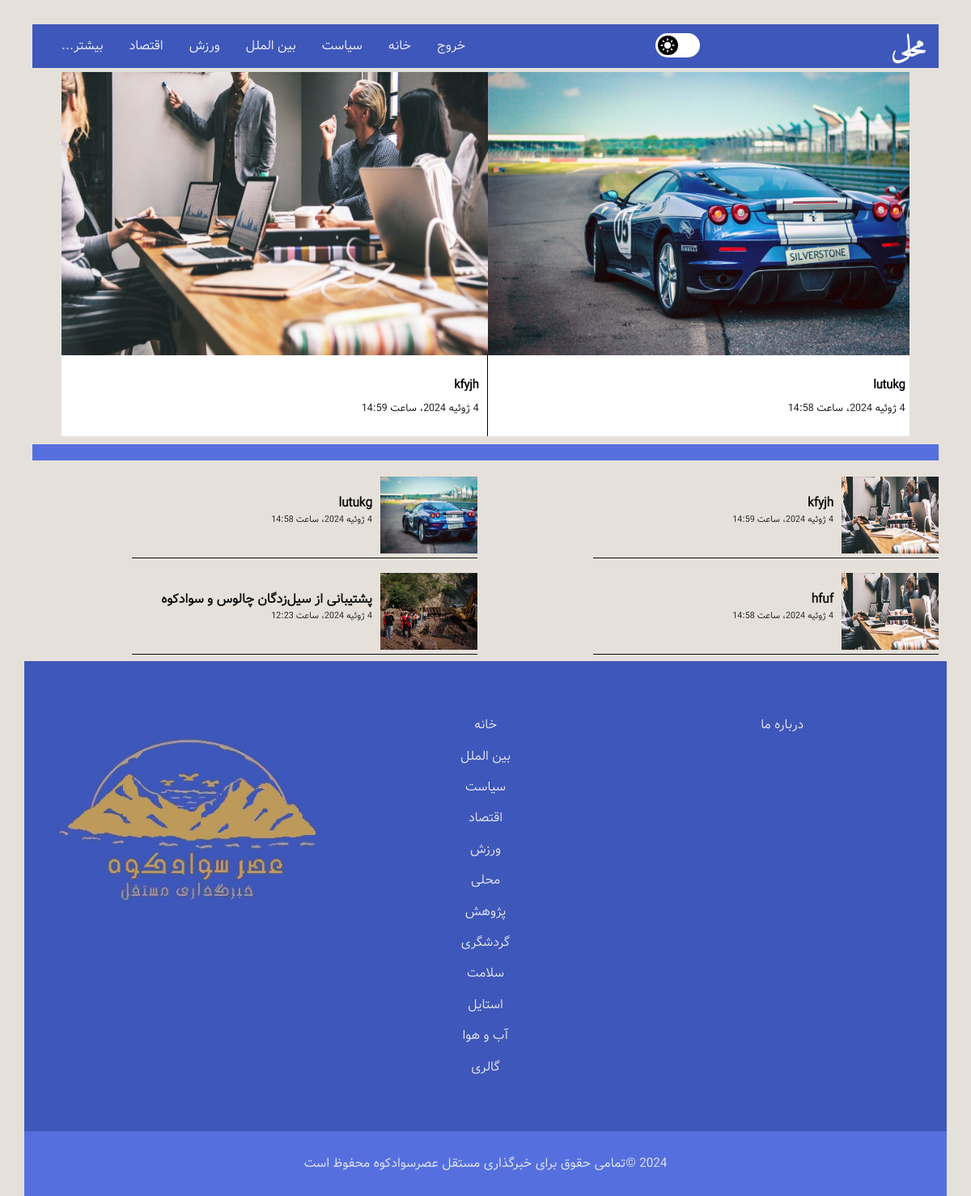
/local/ (signed in), run on the app's committed database.
### news/models.py (models this page shows, shortened)
class Article(models.Model):
    title = models.CharField(max_length=200, verbose_name='عنوان')
    category = models.ForeignKey(Category, on_delete=models.CASCADE, verbose_name='دسته بندی')
    cover_image = models.ImageField(upload_to='static/images', verbose_name='تصویر کاور', null=True, blank=True)
    content = models.TextField(verbose_name='محتوا')
    author = models.CharField(max_length=200, verbose_name='نویسنده')
    created_at = models.DateTimeField(auto_now_add=True, verbose_name='تاریخ ایجاد')
    slide_show = models.BooleanField(default=False, verbose_name='نمایش خبر در اسلایدر دسته بندی')
    is_urgent = models.BooleanField(default=False, verbose_name='نمایش خبر در اسلایدر صفحه اصلی')
    slug = models.SlugField(max_length=200, db_index=True, allow_unicode=True ,verbose_name='عنوان در url')
    is_active = models.BooleanField(default=False, verbose_name='قابل مشاهده / غیرقابل مشاهده')
    class Meta:
        verbose_name = 'خبر'
        verbose_name_plural = 'اخبار'

### news/views.py (the view)
# urls.py: path('local/', views.LocalListView.as_view(), name='local-page'),
class LocalListView(ListView):
    template_name = 'news/local.html'
    model = Article
    context_object_name = 'news'
    ordering = ['created_at']
    def get_queryset(self):
        return Article.objects.filter(category__url_title="local").filter(is_active=True).order_by('-id')

### template/news/local.html (shortened to what this page needs)
{% load static %}
<!DOCTYPE html>
<html class="no-js" lang="fa" dir="rtl">
<head>
    <link href="https://stackpath.bootstrapcdn.com/font-awesome/4.7.0/css/font-awesome.min.css" rel="stylesheet"
>
    <link rel="stylesheet" href="{% static 'css/normalize.css' %}">
    <link rel="stylesheet" href="{% static 'css/main.css' %}">
</head>
<body id="top" class="body_color">
    <div class="content-wrap main_color">
        <header role="banner">
          <section class="nav-section content_color1">
            <div class="logo">
              <a href="{% url 'home_page' %}" title="Frivizn logo">محلی</a>
            </div>
            <div id="DL_mode" class="bg_white">
              <div id="DL_btn" class="bg_black">
                  <img id="DL_status" src="{% static 'images/light.png' %}" alt="">
              </div>
            </div>
            <nav class="nav-menu" role="navigation">
              <ul class="nav-links">
                {% if request.user.is_authenticated %}
                  <li><a href="{% url 'logout_page' %}" title="logout">خروج</a></li>
                {% else %}
                  <li><a href="{% url 'register_page' %}" title="register">ورود / ثبت نام</a></li>
                {% endif %}
                <li><a href="{% url 'home_page' %}" title="Home">خانه</a></li>
                <li><a href="{% url 'politics-page' %}" title="Politics">سیاست</a></li>
                <li><a href="{% url 'world-page' %}" title="Business">بین الملل</a></li>
                <li><a href="{% url 'sport-page' %}" title="Sport">ورزش</a></li>
                <li><a href="{% url 'economy-page' %}" title="Business">اقتصاد</a></li>
                <li>
                  <a title="More">بیشتر...<span class="dropdown-toggle" aria-expanded="false"></span>
                    <span class="screen-reader-text">Expand child menu</span></a>
                </li>
              </ul>
            </nav>
          </section>
        </header>
        <main class="main" role="main">
          <section class="slider">
            <div class="main_container">
                <div class="slide_container" id="slide_container">
                    <div id="slides" class="slides">
                      {% for new in news %}
                        {% if new.slide_show %}
                          <a href="{% url 'article-detail' pk=new.id  %}">
                            <div class="slide" id="slide11">
                                <img src="{{ new.cover_image.url }}">
                                <div class="news_details">
                                  <h3>{{ new.title }}</h3>
                                  <p>{{ new.created_at }}</p>
                                </div>
                            </div>
                          </a>
                        {% endif %}
                      {% endfor %}
                    </div>
                </div>
            </div>
          </section>
          <section class="news" id="container">
            <h2 class="content_color2"></h2>
            {% for new in news %}
                <div class="story">
                  <a href="{% url 'article-detail' pk=new.id  %}">
                    <div class="story-img">
                {% if new.cover_image %}
                    <img src="{{ new.cover_image.url }}" alt="">
                {% else %}
                    <img src="{% static 'images/business4.jpg' %}" alt="news">
                {% endif %}
                    </div>
                    <div class="story-headline">
                      <h3 class="color_b">{{ new.title }}</h3>
                      <p class="exact-time color_b">{{ new.created_at }}</p>
                    </div>
                  </a>
                </div>
            {% endfor %}
          </section>
        </main>
        <div class="footer-links content_color1">
          <ul class="main-footer-links">
            <li><a href="{% url 'home_page' %}" title="Home">خانه</a></li>
            <li><a href="{% url 'world-page' %}" title="world">بین الملل</a></li>
            <li><a href="{% url 'politics-page' %}" title="Politics">سیاست</a></li>
            <li><a href="{% url 'economy-page' %}" title="Business">اقتصاد</a></li>
            <li><a href="{% url 'sport-page' %}" title="Sport">ورزش</a></li>
            <li><a href="{% url 'local-page' %}" title="Entertainment">محلی</a></li>
            <li><a href="{% url 'science-page' %}" title="Science">پژوهش</a></li>
            <li><a href="{% url 'travel-page' %}" title="Travel">گردشگری</a></li>
            <li><a href="{% url 'health-page' %}" title="Health">سلامت</a></li>
            <li><a href="{% url 'style-page' %}" title="Style">استایل</a></li>
            <li><a href="{% url 'weather-page' %}" title="Weather">آب و هوا</a></li>
            <li><a href="{% url 'gallery-page' %}" title="Video">گالری</a></li>
          </ul>
          <ul class="info-links">
            <li><a href="{% url 'about_page' %}" title="About Us">درباره ما</a></li>
          </ul>
          <img class="footer-logo" src="{% static 'images/logo.jpg' %}" alt="">
        </div>
        <footer class="content_color2" role="contentinfo">
          <p class="content_color2">2024 &copy;تمامی حقوق برای خبرگذاری مستقل عصرسوادکوه محفوظ است</p>
        </footer>
    </div>
</body>
</html>

### data on the page
Article: cover_image (picture), title "kfyjh", created_at "4 ژوئیه 2024، ساعت 14:59"
Article: cover_image (picture), title "lutukg", created_at "4 ژوئیه 2024، ساعت 14:58"
Article: cover_image (picture), title "hfuf", created_at "4 ژوئیه 2024، ساعت 14:58"
Article: cover_image (picture), title "پشتیبانی از سیل‌زدگان چالوس و سوادکوه", created_at "4 ژوئیه 2024، ساعت 12:23"
